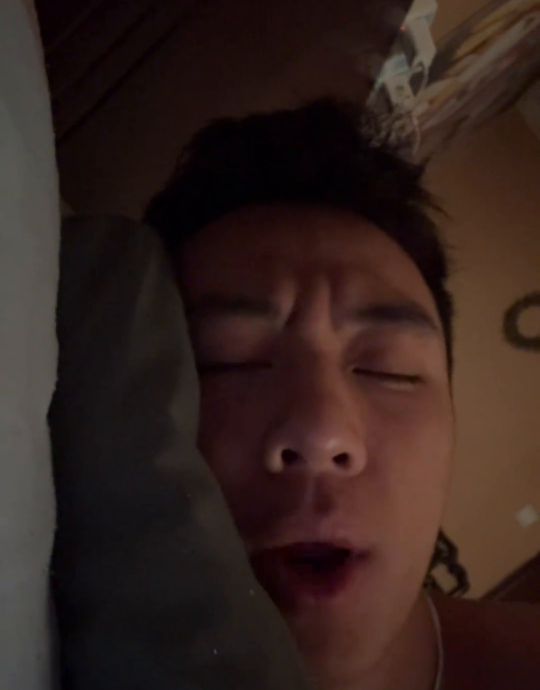
#> input picture episodes/BM01_AI挖洞流水线/assets/photos/sleep.jpg, 1080 x 1380 px, given in place of sleep.png, which was not available (shown at 1/2 size)
$ python stills.py
#> lines starting #> are read from the running program, lines starting #| are printed output that depends on the picture
#!/usr/bin/env python3
"""BM01 实拍 / 录屏静帧：从 footage/stills/ 裁切 + 打码（马赛克）→ assets/photos/。
（用户实拍的动态版在渲染阶段换回；Logo、烧录字幕、真实域名按《打码清单》处理。）"""
import os
from PIL import Image
EP = os.path.dirname(os.path.abspath(__file__)); I = os.path.join(EP, 'footage', 'stills'); O = os.path.join(EP, 'assets', 'photos'); os.makedirs(O, exist_ok=True)
def mosaic(im, b, k=18):
    r = im.crop(b); w, h = r.size; r = r.resize((max(1, w // k), max(1, h // k)), Image.BILINEAR).resize((w, h), Image.NEAREST); im.paste(r, b)
JOBS = {  # 名字: (裁切框 或 None, [马赛克框])
    'sleep': ((0, 150, 1080, 1530), []),
    'devapp': ((0, 120, 720, 1160), [(150, 435, 255, 480), (560, 840, 670, 885)]),
    'grad': ((0, 200, 720, 1240), [(0, 430, 95, 480)]),
    'college': ((0, 120, 1080, 1380), []),
    'laptop': ((420, 0, 1700, 960), [(880, 450, 1120, 640)]),
    'progday': ((0, 120, 720, 1180), [(190, 540, 330, 595)]),
    'rec021939': ((0, 0, 1916, 940), [(733, 150, 1030, 940), (355, 355, 610, 382)]),
}
for n, (crop, boxes) in JOBS.items():
    im = Image.open(os.path.join(I, n + '.png')).convert('RGB')
#> im is the input picture: PIL image 1080x1380 RGB; mean R, G, B 50.4, 33.6, 29.2
    for b in boxes: mosaic(im, b)
    if crop: im = im.crop(crop)
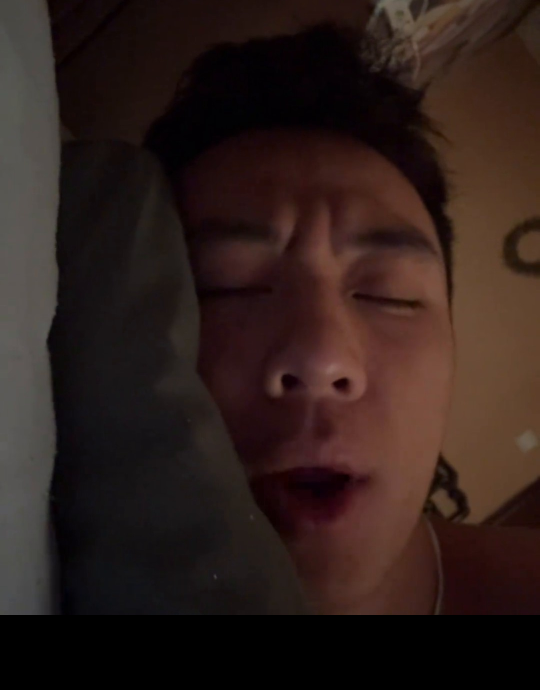
#> im: PIL image 1080x1380 RGB (shown at 1/2 size); mean R, G, B 45.8, 30.6, 26.7
    im.save(os.path.join(O, n + '.jpg'), quality=90); print(n, im.size)
#| sleep (1080, 1380)
#> pass 2 of the loop `for n, (crop, boxes) in JOBS.items():`:
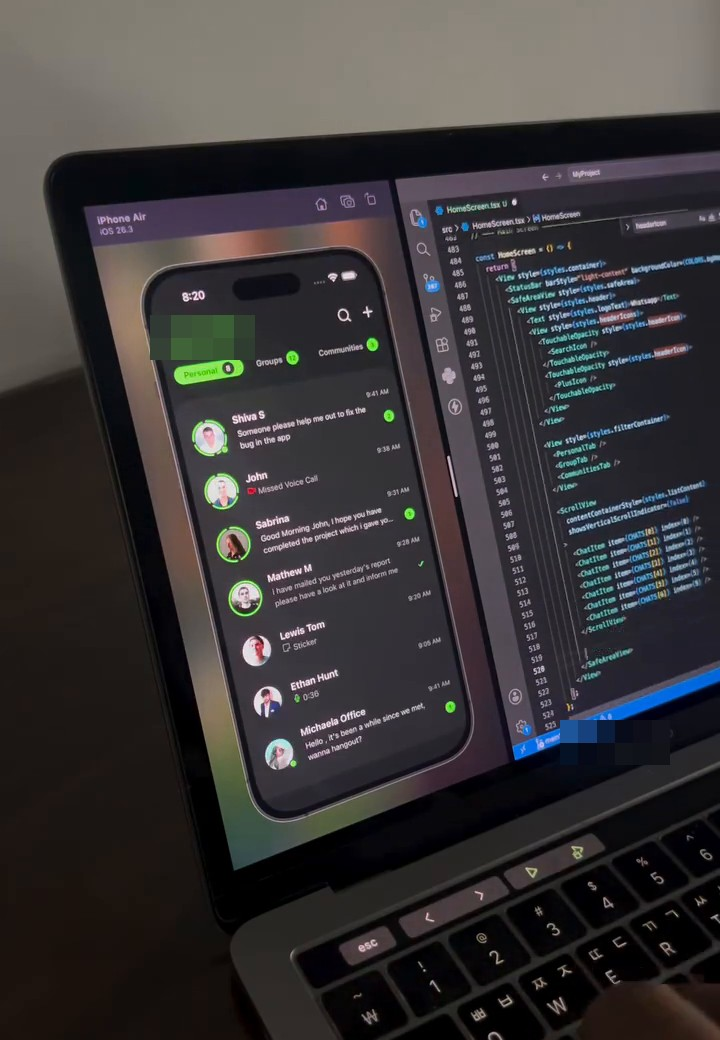
#> input picture episodes/BM01_AI挖洞流水线/assets/photos/devapp.jpg, 720 x 1040 px, given in place of devapp.png, which was not available
#> im is the input picture: PIL image 720x1040 RGB; mean R, G, B 57.7, 55, 56.1
#> the loop `for b in boxes: mosaic(im, b)` made 2 passes
#> pass 1, in mosaic, `r = r.resize((max(1, w // k), max(1, h // k)), Image.BILINEAR).resize(`:
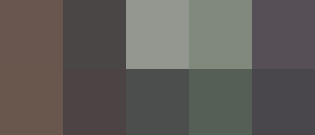
#> r: PIL image 105x45 RGB (shown 3 times larger); mean R, G, B 95.9, 92.5, 88.7
#> `if crop: im = im.crop(crop)`:
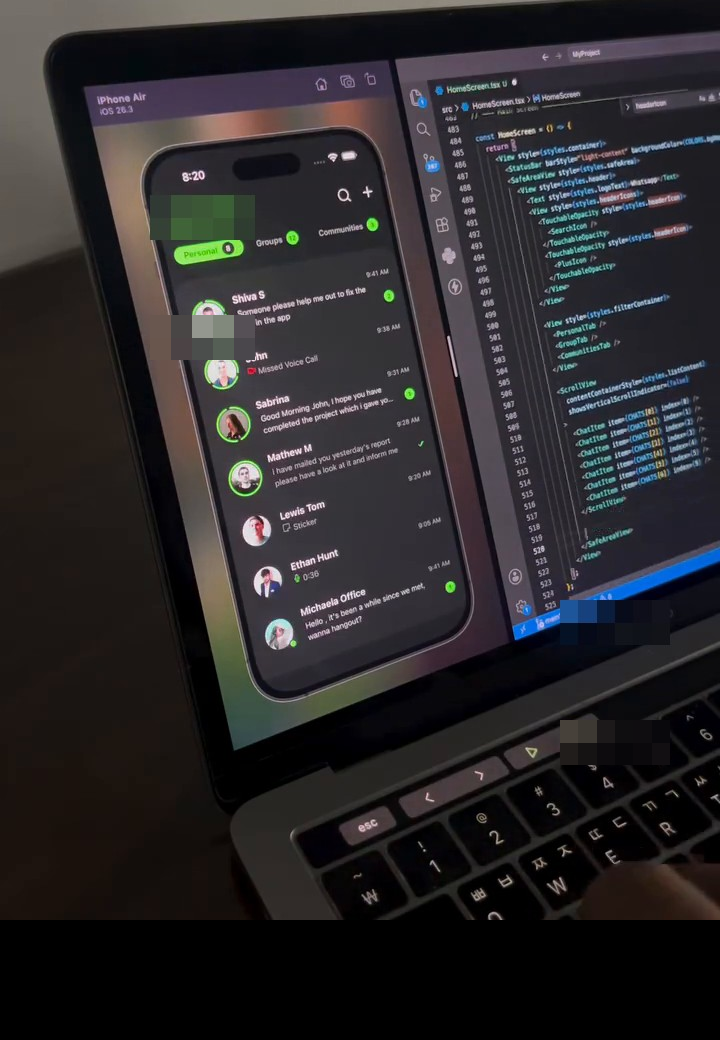
#> im: PIL image 720x1040 RGB; mean R, G, B 42.2, 40.1, 42.3
#| devapp (720, 1040)
#> pass 3 of the loop `for n, (crop, boxes) in JOBS.items():`:
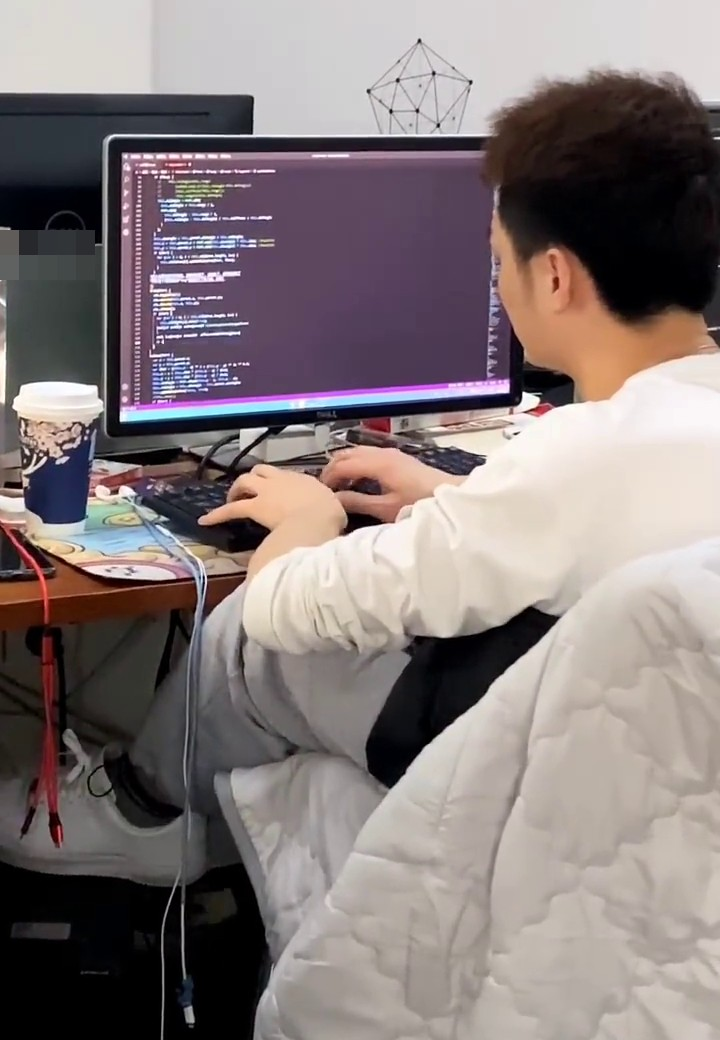
#> input picture episodes/BM01_AI挖洞流水线/assets/photos/grad.jpg, 720 x 1040 px, given in place of grad.png, which was not available
#> im is the input picture: PIL image 720x1040 RGB; mean R, G, B 132.4, 121.7, 121.7
#> the loop `for b in boxes: mosaic(im, b)` made 1 pass
#> pass 1, in mosaic (call 3), `r = r.resize((max(1, w // k), max(1, h // k)), Image.BILINEAR).resize(`:
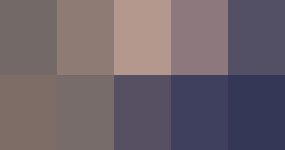
#> r: PIL image 95x50 RGB (shown 3 times larger); mean R, G, B 110.9, 99.7, 107.4
#> `if crop: im = im.crop(crop)`:
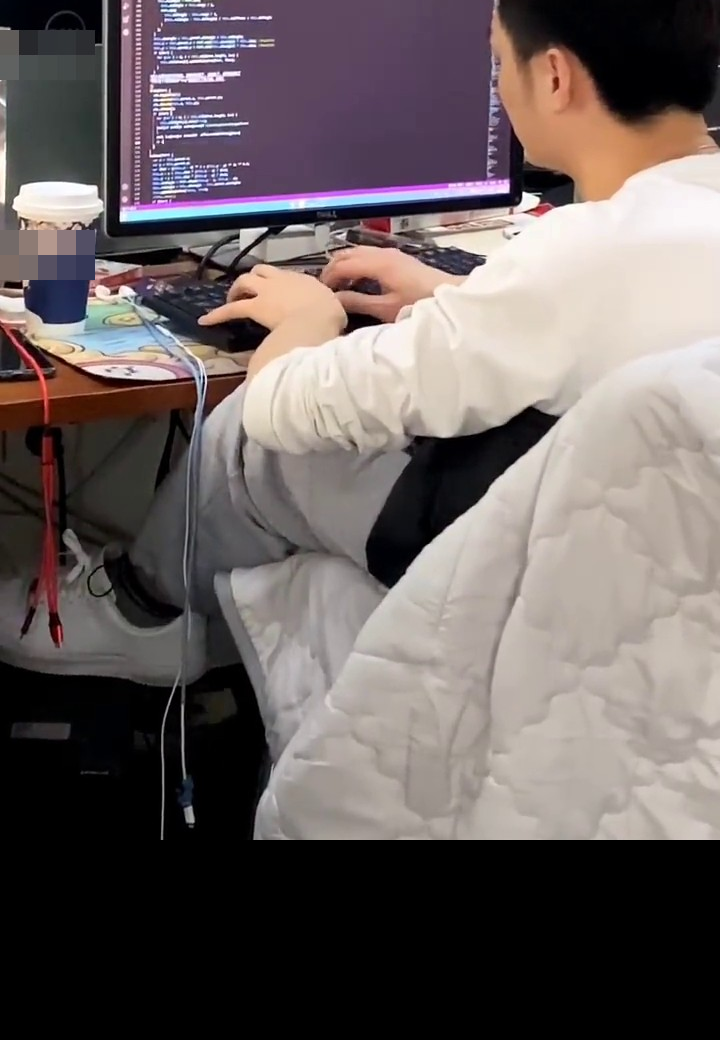
#> im: PIL image 720x1040 RGB; mean R, G, B 105.2, 95.8, 95.1
#| grad (720, 1040)
#> (the run stopped early here; a loop or call above may not have finished)
